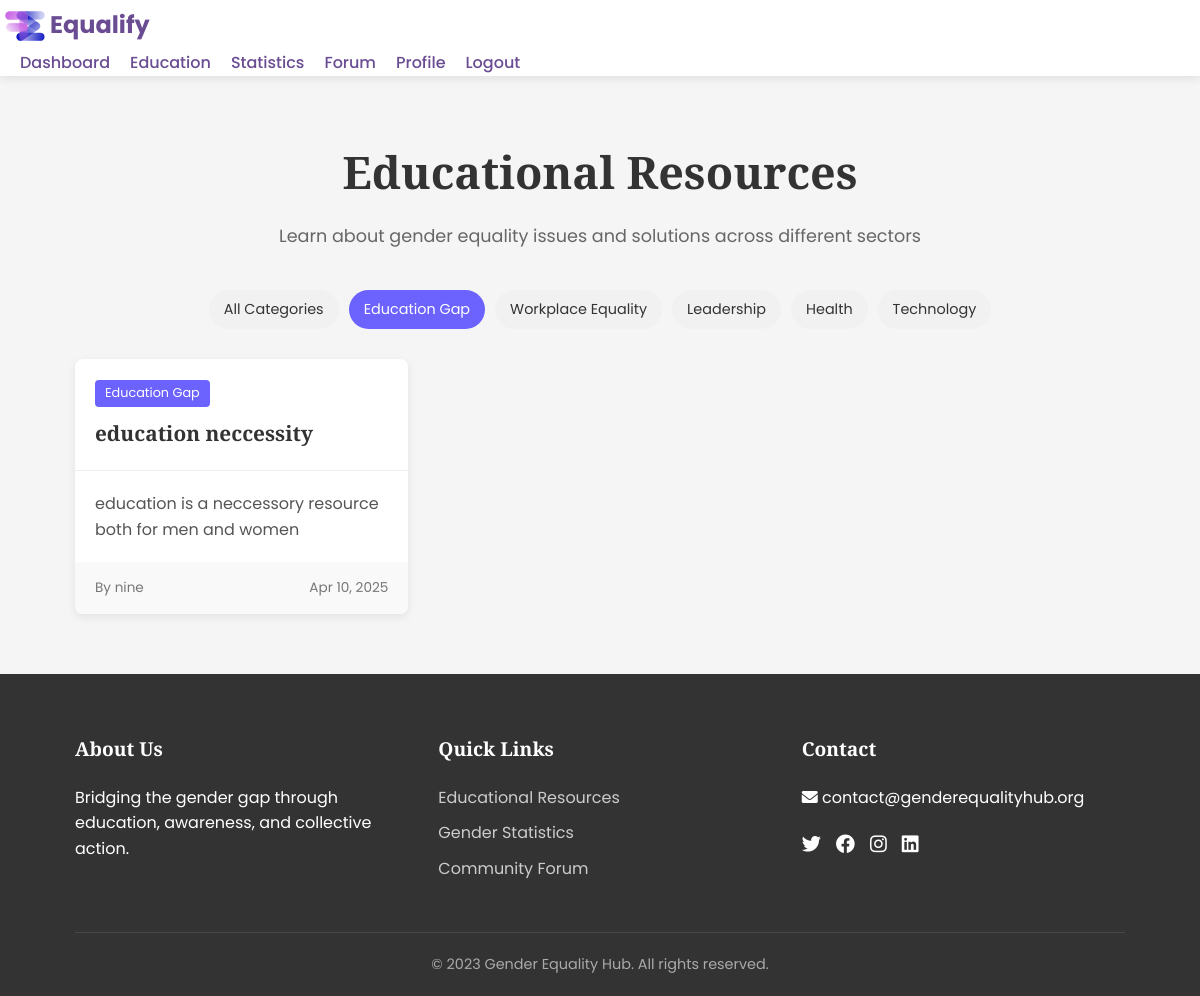
The app's page /education/?category=education (signed in) with its own data.
### equalifyApp/models.py (models this page shows, shortened)
class EducationalResource(models.Model):
    title = models.CharField(max_length=200)
    content = models.TextField()
    category = models.CharField(max_length=100, choices=[
        ('education', 'Education Gap'),
        ('workplace', 'Workplace Equality'),
        ('leadership', 'Leadership Representation'),
        ('health', 'Health Disparities'),
        ('technology', 'Technology Gap')
    ])
    created_at = models.DateTimeField(auto_now_add=True)
    updated_at = models.DateTimeField(auto_now=True)
    author = models.ForeignKey(User, on_delete=models.SET_NULL, null=True)

### equalifyApp/views.py (the view)
# urls.py: path('education/', views.education, name='education'),
@login_required
def education(request):
    category = request.GET.get('category', '')
    if category:
        resources = EducationalResource.objects.filter(category=category)
    else:
        resources = EducationalResource.objects.all()
    return render(request, 'equalifyApp/education.html', {
        'resources': resources.order_by('-created_at'),
        'selected_category': category
    })

### equalifyApp/templates/equalifyApp/education.html (shortened to what this page needs)
{% extends "equalifyApp/base.html" %}
{% block extra_css %}
<link rel="stylesheet" href="/static/css/chart.css">
<link rel="stylesheet" href="static/css/education.css">
{% endblock %}
{% block content %}
<section class="education">
    <div class="container">
        <div class="section-header">
            <h1>Educational Resources</h1>
            <p>Learn about gender equality issues and solutions across different sectors</p>
        </div>
        <div class="category-filter">
            <a href="{% url 'education' %}" class="{% if not selected_category %}active{% endif %}">All Categories</a>
            <a href="{% url 'education' %}?category=education" class="{% if selected_category == 'education' %}active{% endif %}">Education Gap</a>
            <a href="{% url 'education' %}?category=workplace" class="{% if selected_category == 'workplace' %}active{% endif %}">Workplace Equality</a>
            <a href="{% url 'education' %}?category=leadership" class="{% if selected_category == 'leadership' %}active{% endif %}">Leadership</a>
            <a href="{% url 'education' %}?category=health" class="{% if selected_category == 'health' %}active{% endif %}">Health</a>
            <a href="{% url 'education' %}?category=technology" class="{% if selected_category == 'technology' %}active{% endif %}">Technology</a>
        </div>
        <div class="resources-grid">
            {% for resource in resources %}
            <div class="resource-card">
                <div class="resource-header">
                    <span class="category-badge">{{ resource.get_category_display }}</span>
                    <h3>{{ resource.title }}</h3>
                </div>
                <div class="resource-content">
                    <p>{{ resource.content|truncatewords:30 }}</p>
                </div>
                <div class="resource-footer">
                    <span class="author">By {{ resource.author.username|default:"Admin" }}</span>
                    <span class="date">{{ resource.created_at|date:"M d, Y" }}</span>
                </div>
            </div>
            {% empty %}
            <div class="empty-state">
                <i class="fas fa-book-open"></i>
                <p>No resources found in this category</p>
            </div>
            {% endfor %}
        </div>
    </div>
</section>
{% endblock %}

### equalifyApp/static/css/style.css (style rules this page uses)
:root { --primary-color: #6a4c93; --secondary-color: #8a5a44; --accent-color: #f8bbd0; --light-color: #f9f9f9; --dark-color: #333; --success-color: #4caf50; --error-color: #f44336; --warning-color: #ff9800; --info-color: #2196f3; }
* { margin: 0; padding: 0; box-sizing: border-box; }
body { font-family: 'Poppins', sans-serif; line-height: 1.6; color: var(--dark-color); background-color: #f5f5f5; }
h1, h2, h3, h4, h5, h6 { font-family: 'Playfair Display', serif; font-weight: 600; margin-bottom: 1rem; }
a { text-decoration: none; color: var(--primary-color); transition: color 0.3s; }
.container { width: 90%; max-width: 1200px; margin: 0 auto; padding: 0 15px; }
.category-badge { display: inline-block; background-color: var(--accent-color); color: var(--dark-color); padding: 3px 8px; border-radius: 4px; font-size: 0.8rem; margin-bottom: 5px; }
.education { padding: 50px 0; }
.section-header { margin-bottom: 40px; }
.section-header h1 { font-size: 2.5rem; }
.section-header p { font-size: 1.1rem; color: #666; }
.category-filter { display: flex; flex-wrap: wrap; gap: 10px; margin-bottom: 30px; }
.category-filter a { padding: 8px 15px; background-color: #eee; border-radius: 20px; font-size: 0.9rem; transition: all 0.3s; }
.category-filter a.active { background-color: var(--primary-color); color: white; }
.resources-grid { display: grid; grid-template-columns: repeat(auto-fill, minmax(300px, 1fr)); gap: 30px; }
.resource-card { background-color: white; border-radius: 8px; overflow: hidden; box-shadow: 0 5px 15px rgba(0, 0, 0, 0.05); transition: transform 0.3s, box-shadow 0.3s; }
.resource-header { padding: 20px; border-bottom: 1px solid #eee; }
.resource-header h3 { margin-bottom: 0; }
.resource-content { padding: 20px; }
.resource-footer { padding: 15px 20px; background-color: #f9f9f9; display: flex; justify-content: space-between; font-size: 0.9rem; color: #666; }

### equalifyApp/static/css/education.css (style rules this page uses)
.education { padding: 60px 0; }
.section-header { text-align: center; margin-bottom: 40px; }
.section-header h1 { font-size: 2.8rem; color: #333; margin-bottom: 15px; }
.section-header p { color: #666; font-size: 1.1rem; max-width: 700px; margin: 0 auto; }
.category-filter { display: flex; flex-wrap: wrap; gap: 10px; margin-bottom: 30px; justify-content: center; }
.category-filter a { padding: 8px 15px; background: #f1f1f1; color: #333; border-radius: 20px; text-decoration: none; font-size: 0.9rem; transition: all 0.3s; }
.category-filter a.active { background: #6c63ff; color: white; }
.resources-grid { display: grid; grid-template-columns: repeat(auto-fill, minmax(300px, 1fr)); gap: 25px; }
.resource-card { background: white; border-radius: 8px; overflow: hidden; box-shadow: 0 3px 10px rgba(0, 0, 0, 0.08); transition: transform 0.3s, box-shadow 0.3s; }
.resource-header { padding: 20px; border-bottom: 1px solid #eee; }
.category-badge { display: inline-block; padding: 3px 10px; background: #6c63ff; color: white; border-radius: 4px; font-size: 0.8rem; margin-bottom: 10px; }
.resource-header h3 { font-size: 1.3rem; color: #333; margin: 0; }
.resource-content { padding: 20px; }
.resource-content p { color: #555; line-height: 1.6; margin: 0; }
.resource-footer { padding: 15px 20px; background: #f9f9f9; display: flex; justify-content: space-between; font-size: 0.85rem; color: #777; }

### records on screen
EducationalResource: category "Education Gap", title "education neccessity", content "education is a neccessory resource both for men and women", author.username "nine", created_at "Apr 10, 2025"
